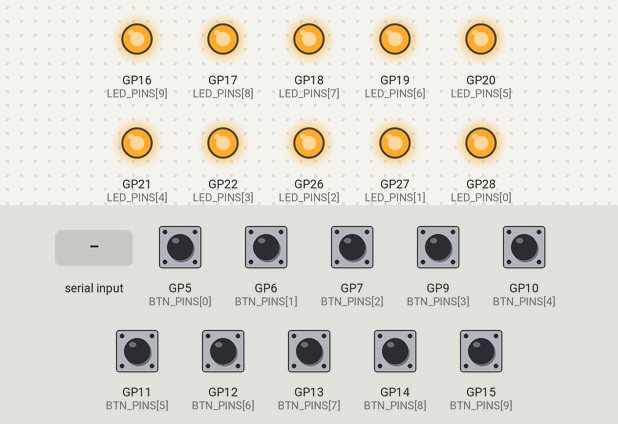
The program below on a simulated Raspberry Pi Pico. Parts: output pins drawn as LEDs (lit = HIGH). The inputs (shaded band) are chosen by the test bench; at power-on: GP5 (BTN_PINS[0]), GP6 (BTN_PINS[1]), GP7 (BTN_PINS[2]), GP9 (BTN_PINS[3]), GP10 (BTN_PINS[4]), GP11 (BTN_PINS[5]), GP12 (BTN_PINS[6]), GP13 (BTN_PINS[7]), GP14 (BTN_PINS[8]), GP15 (BTN_PINS[9]) HIGH. What the program prints to the serial monitor is not drawn.

Above: at 1.2 s.
1.3 s: "X0\n" received over Serial
At 2.5 s:
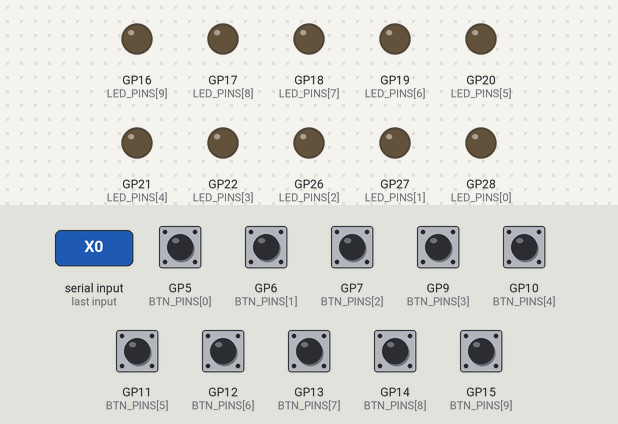
2.8 s: GP5 (BTN_PINS[0]) pulled LOW for 0.15 s
4.4 s: GP6 (BTN_PINS[1]) pulled LOW for 0.15 s
6.0 s: GP7 (BTN_PINS[2]) pulled LOW for 0.15 s
7.6 s: GP9 (BTN_PINS[3]) pulled LOW for 0.15 s
9.2 s: GP10 (BTN_PINS[4]) pulled LOW for 0.15 s
Timing chart, 0 to 11.8 s (numbered marks = the images above; inputs shaded):
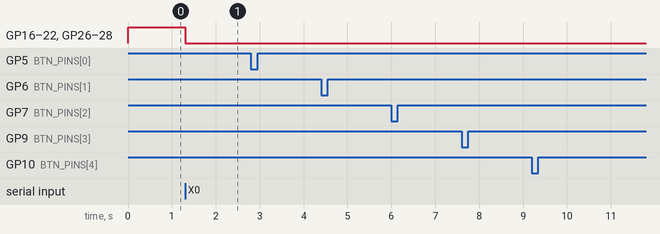

The program:

main.cpp
```cpp
#include <Arduino.h>

// Verkabelung: Taster ein Bein -> GPIO, anderes -> GND (INPUT_PULLUP)
// LED: Anode -> GPIO via 330Ω, Kathode -> GND
// Taster = linke Reihe, LED = gegenüberliegende rechte Pin-Nummer
//
// Button | Taster (GPIO) | Pin | LED (GPIO) | Pin
// -------+---------------+-----+------------+-----
//   a    | GP5           |  7  | GP28       | 34
//   b    | GP6           |  9  | GP27       | 32
//   c    | GP7           | 10  | GP26       | 31
//   d    | GP9           | 12  | GP22       | 29
//   e    | GP10          | 14  | GP21       | 27
//   f    | GP11          | 15  | GP20       | 26
//   g    | GP12          | 16  | GP19       | 25
//   h    | GP13          | 17  | GP18       | 24
//   i    | GP14          | 19  | GP17       | 22
//   j    | GP15          | 20  | GP16       | 21
// GND: Pin 3, 8, 13, 18, 23, 28, 33, 38
// Pin 30 = RUN (Reset), kein GPIO
//
// Pico -> Chrome:  a-j bei Druck
// Chrome -> Pico:  X1 = alle an (Leerlauf), X0 = alle aus
//                  a1 = nur a blinkt, Rest aus; a0 = zurück zu X1 (alle an)

static const uint8_t BTN_PINS[] = {5, 6, 7, 9, 10, 11, 12, 13, 14, 15};
static const uint8_t LED_PINS[] = {28, 27, 26, 22, 21, 20, 19, 18, 17, 16};
static const char KEYS[] = {'a', 'b', 'c', 'd', 'e', 'f', 'g', 'h', 'i', 'j'};
static const int NUM = 10;

static const unsigned long DEBOUNCE_MS = 50;
static const unsigned long BLINK_MS = 400;

unsigned long lastChange[NUM] = {0};
bool lastState[NUM] = {true, true, true, true, true, true, true, true, true, true};

int blinkIndex = -1;
unsigned long lastBlink = 0;
bool ledState = false;
String serialLine = "";

int keyIndex(char k) {
  for (int i = 0; i < NUM; i++) {
    if (KEYS[i] == k) return i;
  }
  return -1;
}

void setLedSolid(int i, bool on) {
  digitalWrite(LED_PINS[i], on ? HIGH : LOW);
}

void allLedsOff() {
  blinkIndex = -1;
  for (int i = 0; i < NUM; i++) {
    setLedSolid(i, false);
  }
}

void allLedsOn() {
  blinkIndex = -1;
  for (int i = 0; i < NUM; i++) {
    setLedSolid(i, true);
  }
}

void handleSerial() {
  while (Serial.available()) {
    char c = Serial.read();
    if (c == '\n') {
      serialLine.trim();
      if (serialLine == "X1") {
        allLedsOn();
      } else if (serialLine == "X0" || serialLine == "V0") {
        allLedsOff();
      } else if (serialLine.length() == 2) {
        int i = keyIndex(serialLine[0]);
        if (i >= 0) {
          if (serialLine[1] == '1') {
            for (int j = 0; j < NUM; j++) {
              setLedSolid(j, false);
            }
            blinkIndex = i;
            lastBlink = 0;
            ledState = false;
          } else if (serialLine[1] == '0') {
            if (blinkIndex == i) blinkIndex = -1;
            allLedsOn();
          }
        }
      }
      serialLine = "";
    } else {
      serialLine += c;
    }
  }
}

void updateBlink(unsigned long now) {
  if (blinkIndex < 0) return;
  if (lastBlink == 0 || now - lastBlink >= BLINK_MS) {
    lastBlink = now;
    ledState = !ledState;
    digitalWrite(LED_PINS[blinkIndex], ledState ? HIGH : LOW);
  }
}

void setup() {
  Serial.begin(115200);
  for (int i = 0; i < NUM; i++) {
    pinMode(BTN_PINS[i], INPUT_PULLUP);
    pinMode(LED_PINS[i], OUTPUT);
  }
  allLedsOn();
}

void loop() {
  unsigned long now = millis();
  handleSerial();
  updateBlink(now);
  for (int i = 0; i < NUM; i++) {
    bool reading = digitalRead(BTN_PINS[i]) == HIGH;
    if (reading != lastState[i] && now - lastChange[i] >= DEBOUNCE_MS) {
      lastChange[i] = now;
      lastState[i] = reading;
      if (!reading) {
        Serial.println(String(KEYS[i]));
      }
    }
  }
}
```

Measured:
- after the input at 1.3 s, GP16 (LED_PINS[9]), GP17 (LED_PINS[8]), GP18 (LED_PINS[7]), GP19 (LED_PINS[6]), GP20 (LED_PINS[5]), GP21 (LED_PINS[4]), GP22 (LED_PINS[3]), GP26 (LED_PINS[2]), GP27 (LED_PINS[1]), GP28 (LED_PINS[0]): HIGH → LOW at once
- after the input at 2.8 s, every drawn part: stays the same
- after the input at 4.4 s, every drawn part: stays the same
- after the input at 6.0 s, every drawn part: stays the same
- after the input at 7.6 s, every drawn part: stays the same
- after the input at 9.2 s, every drawn part: stays the same
